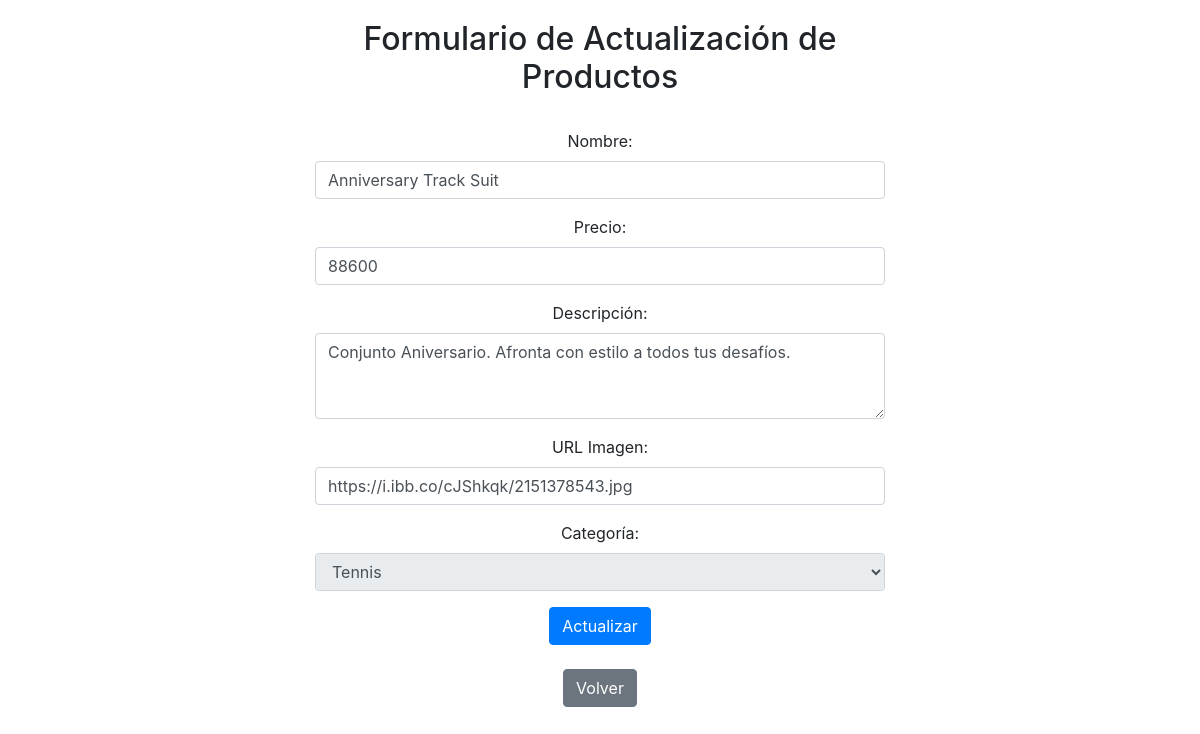
The app's page /productos_findEdit/7 with its own data.
### myapp/models.py (models this page shows, shortened)
class Producto(models.Model):
    id= models.AutoField(primary_key=True)
    url_imagen = models.URLField()
    nombre_producto = models.CharField(max_length=100)
    precio = models.IntegerField()
    descripcion = models.TextField()
    id_categoria = models.ForeignKey('Categoria',on_delete=models.CASCADE, db_column='id_categoria')

### myapp/views.py (the view)
# urls.py: path('productos_findEdit/<int:pk>', views.productos_findEdit, name='productos_findEdit'),
def productos_findEdit(request,pk):
    if pk != "":
        producto= Producto.objects.get(id=pk)
        categorias= Categoria.objects.all()
        print(type(producto.id_categoria.categoria))
        context={'producto':producto, 'categorias':categorias}
        if producto:
            return render(request, 'myapp/productos_edit.html', context)
        else:
            context={'mensaje':"Error, producto no existe"}
            return render(request, 'myapp/productos_list.html', context)

### myapp/templates/myapp/productos_edit.html (shortened to what this page needs)
<!DOCTYPE html>
<html lang="es">
<head>
    <link rel="stylesheet" href="https://stackpath.bootstrapcdn.com/bootstrap/4.5.0/css/bootstrap.min.css">
</head>
<body>
    <div class="container">
        <div style="text-align: center;">
            {% if producto %}
                <h2>Formulario de Actualización de Productos</h2><br>
                <form action="{% url 'productosUpdate' %}" method="POST" enctype="multipart/form-data" class="needs-validation" novalidate>
                    <div class="form-group">
                        <label for="nombre">Nombre:</label>
                        <input type="text" class="form-control" id="nombre" name="nombre" value="{{ producto.nombre_producto }}" required>
                    </div>
                    <div class="form-group">
                        <label for="precio">Precio:</label>
                        <input type="number" class="form-control" id="precio" name="precio" value="{{ producto.precio }}" required>
                    </div>
                    <div class="form-group">
                        <label for="descripcion">Descripción:</label>
                        <textarea class="form-control" id="descripcion" name="descripcion" rows="3" required>{{ producto.descripcion }}</textarea>
                    </div>
                    <div class="form-group">
                        <label for="imagen">URL Imagen:</label>
                        <input type="url" class="form-control" id="imagen" name="imagen" value="{{ producto.url_imagen }}" required>
                    </div>
                    <div class="form-group">
                        <label for="categoria">Categoría:</label>
                        <select class="form-control" id="categoria" name="categoria" readonly>
                            {% for categoria in categorias %}
                                {% if categoria.id_categoria == producto.id_categoria.id_categoria %}
                                    <option value="{{ categoria.id_categoria }}" selected>{{ categoria.categoria }}</option>
                                {% else %}
                                    <option value="{{ categoria.id_categoria }}">{{ categoria.categoria }}</option>
                                {% endif %}
                            {% endfor %}
                        </select>
                    </div>
                    <button type="submit" class="btn btn-primary">Actualizar</button>
                </form>
                <br>
            {% endif %}
            <a href="{% url 'crud' %}" class="btn btn-secondary">Volver</a><br>
        </div>
    </div>
</body>
</html>

### myapp/templates/myapp/productos_edit.html (style rules this page uses)
body { padding: 20px; }
.container { max-width: 600px; margin: auto; }

### records on screen
Producto: nombre "Anniversary Track Suit", precio "88600", descripcion "Conjunto Aniversario. Afronta con estilo a todos tus desafíos.", imagen "https://i.ibb.co/cJShkqk/2151378543.jpg"

### other values on screen
form field categoria "Tennis"
